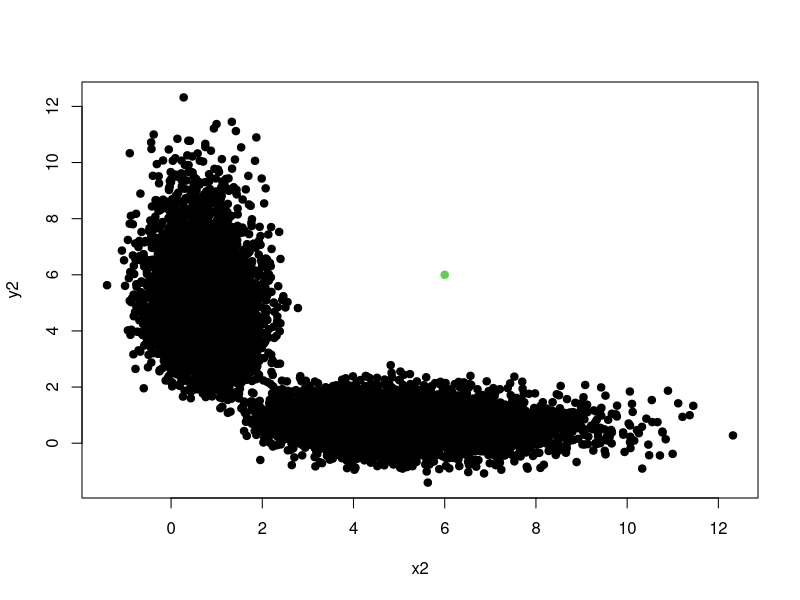

Generate this figure with R: (Note: this script raises an error after producing the figure.)

x <- rgamma(5000, shape=10, rate=2)
y <- 1/x + rnorm(5000, sd=0.5) + runif(5000)

x2 <- c(x,y, 6)
y2 <- c(y,x, 6)

plot(x2, y2, col=c(rep(1,10000),3), pch=19)
write.table(data.frame(x2,y2),"inst/misc/NonParamEx.txt", row.names=FALSE)
